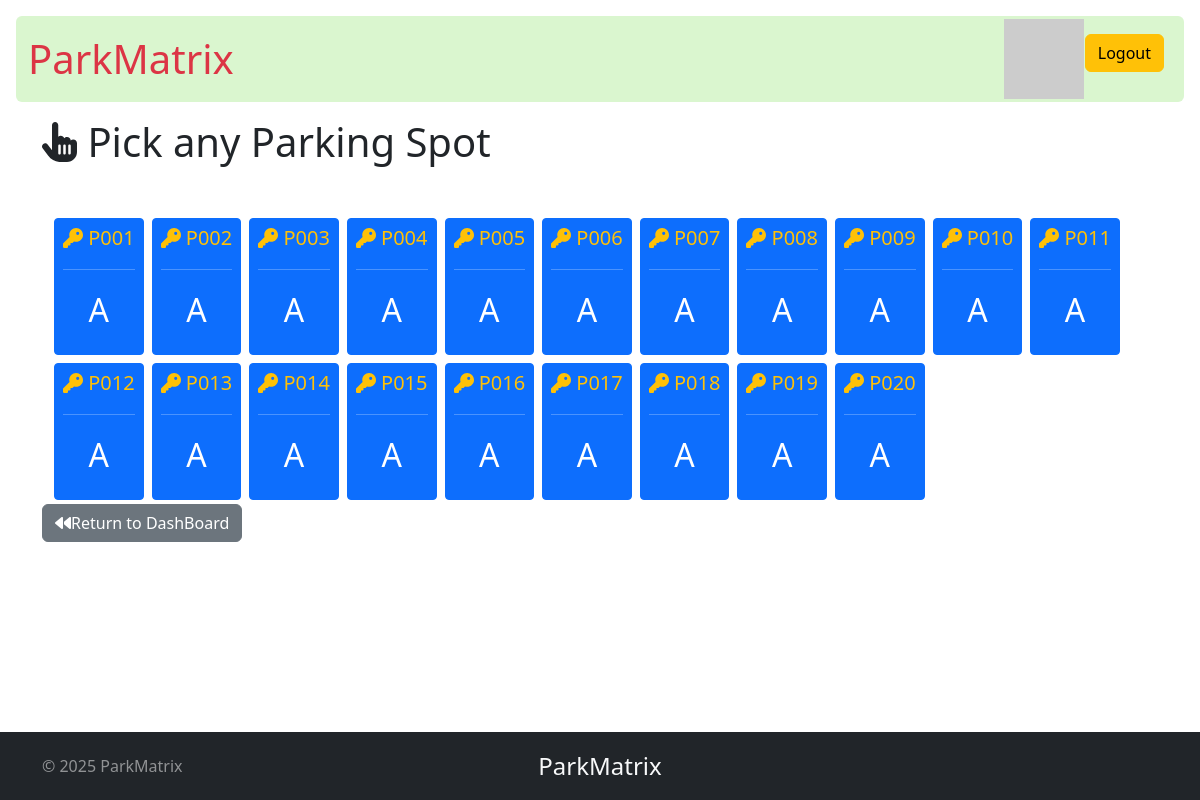
The app's page /book_spot/1 (signed in) with its own data.
### models.py (models this page shows)
class ParkingSpot(db.Model):
    id = db.Column(db.Integer , primary_key = True)
    lot_id = db.Column(db.Integer, db.ForeignKey(ParkingLot.id), nullable = False)
    occupied_status = db.Column(db.Boolean , nullable = False , default = False)
    spot_number = db.Column(db.String(6), nullable = False)
    is_active = db.Column(db.Boolean,default=True,nullable = False)
    booked_spots = db.relationship("Bookedspot", backref="parking_spot", lazy=True)

### routes.py (the view)
@app.route('/book_spot/<int:id>')
@auth_required
def book_spot(id):
    spots = ParkingSpot.query.filter_by(lot_id=id).all()
    if not spots:
        flash("invalid lot")
        return redirect(url_for('user_dashboard'))
    return render_template('lots_list.html',spots=spots)

### routes.py (called while the page is built)
@app.context_processor
def inject_user():
    user = None
    if 'user_id' in session:
        user = User.query.get(session['user_id'])
    return dict(user=user)

def auth_required(func):
    @wraps(func)
    def inner(*args, **kwargs):
        if 'user_id' in session:
            return func(*args, **kwargs)
        else:
            flash("Please log in first.")
            return redirect(url_for('login'))
    return inner

### templates/lots_list.html (shortened to what this page needs)
{% extends 'layout.html' %}
{% block content %}
<h1 class=" container-lg mb-5"><i class="fa-solid fa-hand-pointer"></i></i> Pick any Parking Spot</h1>
<div class="container-lg mb-5">
    <div class="container d-flex flex-wrap justify-content-start align-items-center">
        {% for spot in spots %}
        <a href="{{ url_for('book_this_spot',id = spot.id ) }}"><button type="button"
                class="btn btn-sm btn-primary me-2 my-1">
                {% if spot.is_active %}
                <p class="fs-5 text-center text-warning"><i class="fa-solid fa-key"></i> {{spot.spot_number}}</p>
                <hr>
                <p class="fs-2">A</p>
                {% else %}
                <p class="fs-5 text-center">
                    O
                </p>
                {% endif %}
            </button></a>
        {% endfor %}
    </div>
    <a href="{{ url_for('return_to_dashboard' ) }}"><button type="button" class="btn btn-secondary"><i class="fa-solid fa-backward"></i>Return to DashBoard</button></a>
</div>
{% endblock %}

### templates/layout.html (shortened to what this page needs)
<!DOCTYPE html>
<html lang="en">
<head>
    <link href="https://cdn.jsdelivr.net/npm/bootstrap@5.3.8/dist/css/bootstrap.min.css" rel="stylesheet"
>
    <link rel="stylesheet" href="https://cdnjs.cloudflare.com/ajax/libs/font-awesome/6.5.1/css/all.min.css">
</head>
<body style="margin: 0; padding: 0;">
    {% include 'navbar.html' with context %}
    {% block content %}
    {% endblock %}
    {% block footer %}
    <footer class="footer mt-auto py-3 bg-dark text-white fixed-bottom">
        <div class="container">
            <div class="d-flex flex-wrap justify-content-between align-items-center ">
                <p class="col-md-4 mb-0 text-white-50">
                    &copy; 2025 ParkMatrix
                </p>
                <a href="/"
                    class="col-md-4 d-flex align-items-center justify-content-center mb-3 mb-md-0 me-md-auto link-light text-decoration-none">
                    <span class="fs-4">ParkMatrix</span>
                </a>
            </div>
        </div>
    </footer>
    {% endblock %}
</body>
</html>

### templates/navbar.html (shortened to what this page needs)
<nav class="navbar navbar-expand-lg m-3 rounded" style="position:sticky; top:0;z-index: 10;background-color: rgba(182, 238, 160, 0.5);">
    <div class="container-fluid">
        <a class="navbar-brand text-danger fs-1 bolder" href="{{ url_for('index' ) }}">ParkMatrix</a>
        <div class="collapse navbar-collapse" id="navbarNav">
            {% if 'user_id' in session %}
                        <ul class="navbar-nav ms-auto">
                <li class="nav-item">
                    <a class="nav-link" href="{{ url_for('profile') }}"><button type="button" class="btn btn-outline-success" style="height:50px; width:50px; border-radius: 50%; display: flex; align-items: center; justify-content: center;"><img src="https://api.dicebear.com/9.x/pixel-art/svg?seed={{user.name}} " alt=""></button></a>
                </li>
                <li class="nav-item">
                    <a class="nav-link" href="{{ url_for('logout') }}"><button type="button" class="btn btn-warning m-0">Logout</button></a>
                </li>
            </ul>
            {% endif %}
        </div>
    </div>
</nav>

### records on screen
ParkingSpot: spot_number "P001"
ParkingSpot: spot_number "P002"
ParkingSpot: spot_number "P003"
ParkingSpot: spot_number "P004"
ParkingSpot: spot_number "P005"
ParkingSpot: spot_number "P006"
ParkingSpot: spot_number "P007"
ParkingSpot: spot_number "P008"
ParkingSpot: spot_number "P009"
ParkingSpot: spot_number "P010"
ParkingSpot: spot_number "P011"
ParkingSpot: spot_number "P012"
ParkingSpot: spot_number "P013"
ParkingSpot: spot_number "P014"
ParkingSpot: spot_number "P015"
ParkingSpot: spot_number "P016"
ParkingSpot: spot_number "P017"
ParkingSpot: spot_number "P018"
ParkingSpot: spot_number "P019"
ParkingSpot: spot_number "P020"
